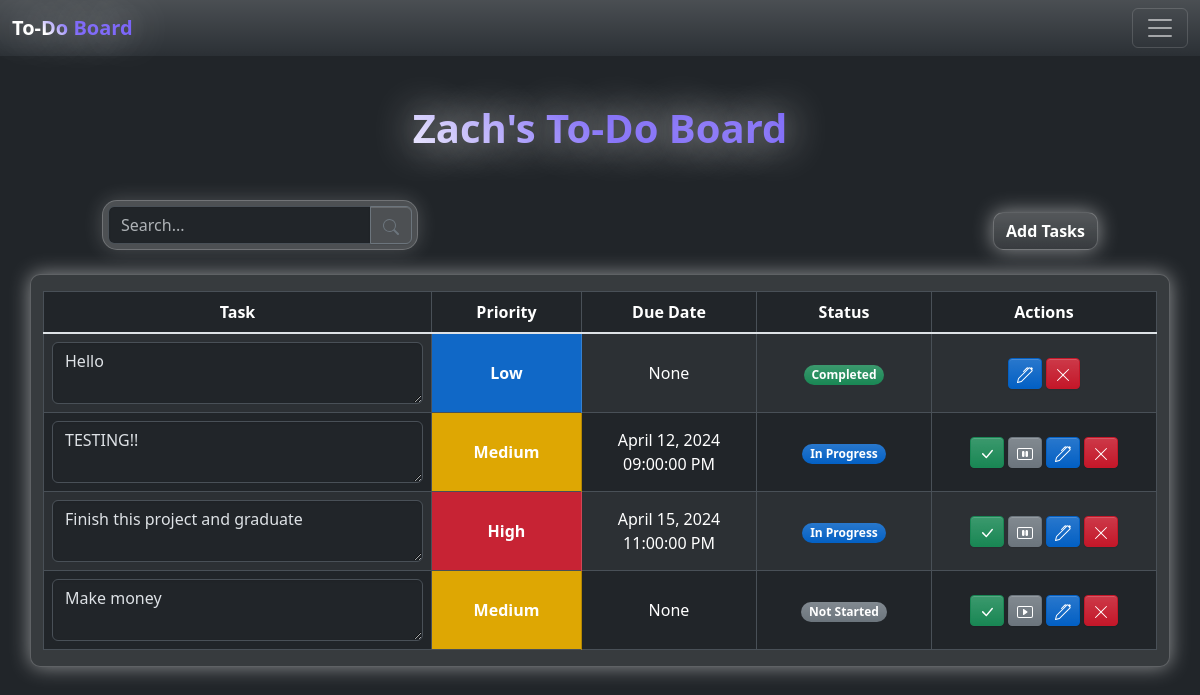
Before: /todo-list (signed in) with the older database file.
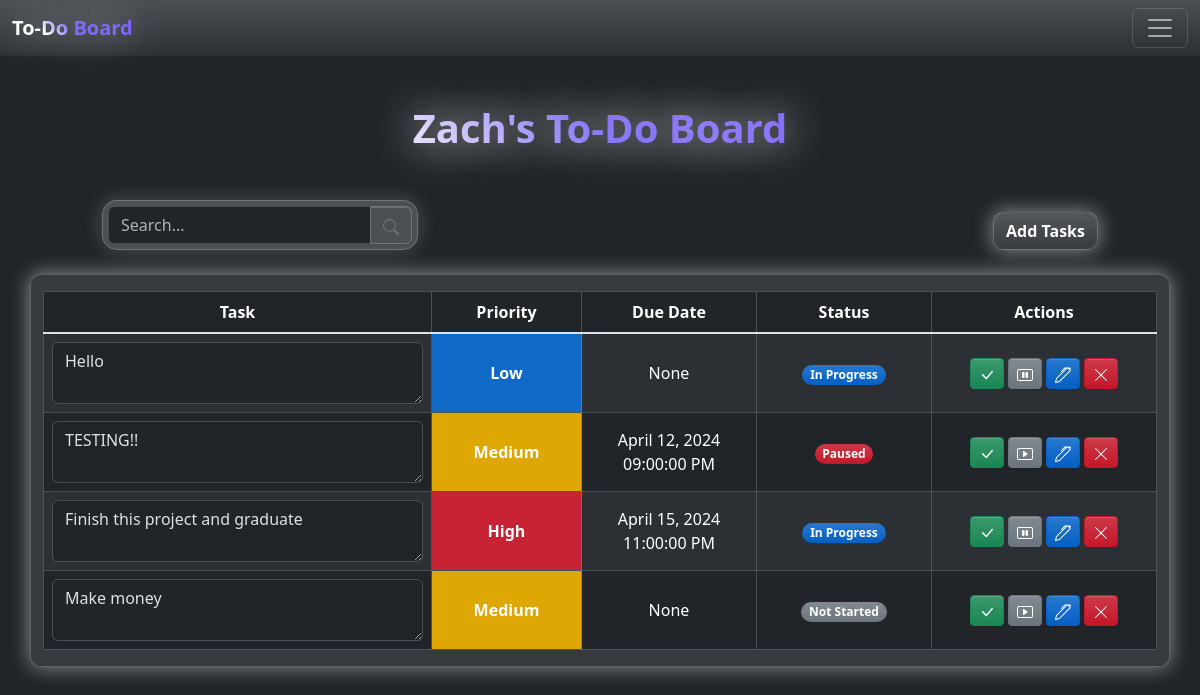
After: the same page with the newer database file.
### Backend/src/models.py (models this page shows, shortened)
class User(db.Model, UserMixin):
    __tablename__ = "users"
    id = Column(Integer, primary_key=True)
    username = Column(String(50), nullable=False)
    email = Column(String(100), unique=True, nullable=False)
    password = Column(String(100), nullable=False)
    created_at = Column(DateTime(timezone=True), server_default=func.now())
    updated_at = Column(DateTime(timezone=True), onupdate=func.now())

class Todo(db.Model):
    __tablename__ = "todos"
    id = Column(Integer, primary_key=True)
    user_id = Column(Integer, ForeignKey("users.id"))  # ForeignKey added here
    task = Column(String(255), nullable=False)
    priority = Column(
        Enum("low", "medium", "high", name="priority_enum"), nullable=False
    )
    due_date = Column(DateTime(timezone=True))  # Optional due_date
    status = Column(
        Enum("Not Started", "In Progress", "Paused", "Completed", name="status_enum"),
        nullable=False,
        default="Not Started",
    )
    created_at = Column(DateTime(timezone=True), server_default=func.now())
    updated_at = Column(DateTime(timezone=True), onupdate=func.now())

### Backend/src/main.py (the view)
@app.route("/todo-list")
@login_required
def todo_list():
    user_todos = (
        Todo.query.filter_by(user_id=current_user.id).order_by(Todo.created_at).all()
    )
    return render_template("todo-list.html", user_todos=user_todos)

### Backend/src/main.py (called while the page is built)
@login_manager.user_loader
def load_user(user_id):
    return User.query.get(int(user_id))

@app.teardown_request
def teardown_request(exception=None):
    db.session.close()

### Frontend/templates/todo-list.html (shortened to what this page needs)
{% extends "base.html" %} {% block content %}
<nav class="navbar bg-body-tertiary">
  <div class="container-fluid">
    <a class="navbar-brand small-gradient-text fw-bold" href="/todo-list"
      >To-Do Board</a
    >
    <button
      class="navbar-toggler dropdown"
      data-bs-toggle="dropdown"
      role="button"
      aria-expanded="false"
      aria-label="Toggle navigation"
    >
      <span class="navbar-toggler-icon"></span>
    </button>
  </div>
</nav>
<h1 class="mt-5 fw-bold text-center small-gradient-text">
  {{ current_user.username | title }}'s To-Do Board
</h1>
<div class="container mt-5 mb-4 me-auto">
  <div class="row d-flex align-items-end me-5 ms-5">
    <div class="col-md-4">
      <div class="input-group search-box">
        <input
          type="text"
          class="form-control"
          aria-label="Search"
          placeholder="Search..."
          id="search"
        />
        <button class="btn btn-outline-secondary" type="button">
          <svg
            xmlns="http://www.w3.org/2000/svg"
            width="16"
            height="16"
            fill="currentColor"
            class="bi bi-search"
            viewBox="0 0 16 16"
          >
            <path
              d="M11.742 10.344a6.5 6.5 0 1 0-1.397 1.398h-.001q.044.06.098.115l3.85 3.85a1 1 0 0 0 1.415-1.414l-3.85-3.85a1 1 0 0 0-.115-.1zM12 6.5a5.5 5.5 0 1 1-11 0 5.5 5.5 0 0 1 11 0"
            />
          </svg>
        </button>
      </div>
    </div>
    <div class="col-md-8 d-flex justify-content-end">
      <button
        type="button"
        class="btn btn-primary fw-semibold table-container"
        data-bs-toggle="modal"
        data-bs-target="#taskModal"
      >
        Add Tasks
      </button>
    </div>
  </div>
</div>
<div class="container table-container">
  <table class="table table-striped table-hover table-bordered mt-3">
    <thead class="text-center">
      <tr>
        <th>Task</th>
        <th class="priority-fixed-width">Priority</th>
        <th class="date-fixed-width">Due Date</th>
        <th class="date-fixed-width">Status</th>
        <th class="actions-fixed-width">Actions</th>
      </tr>
    </thead>
    <tbody class="text-center table-group-divider" id="tablebody">
      {% for todo in user_todos %}
      <tr id="row{{todo.id}}" class="align-middle">
        <td>
          <textarea
            class="form-control col-md-8"
            id="taskTextArea{{todo.id}}"
            rows="2"
            maxlength="255"
            readonly
          >
{{todo.task}}</textarea
          >
        </td>
        {% set priority_class = '' %} {% if todo.priority == 'low' %} {% set
        priority_class = 'table-primary' %} {% elif todo.priority == 'medium' %}
        {% set priority_class = 'table-secondary' %} {% elif todo.priority ==
        'high' %} {% set priority_class = 'table-danger' %} {% endif %}
        <td class="text-capitalize fw-semibold {{ priority_class }} text-white">
          {{ todo.priority }}
        </td>
        {% if todo.due_date %}
        <td>
          {{ todo.due_date.strftime('%B %d, %Y') }}<br />
          {{ todo.due_date.strftime('%I:%M:%S %p') }}
        </td>
        {% else %}
        <td>None</td>
        {% endif %}
        <td>
          {% if todo.status == "Not Started" %}
          <span
            id="statusBadge{{todo.id}}"
            class="badge rounded-pill bg-secondary"
            >{{ todo.status }}</span
          >
          {% elif todo.status == "In Progress" %}
          <span
            id="statusBadge{{todo.id}}"
            class="badge rounded-pill bg-primary"
            >{{ todo.status }}</span
          >
          {% elif todo.status == "Completed" %}
          <span
            id="statusBadge{{todo.id}}"
            class="badge rounded-pill bg-success"
            >{{ todo.status }}</span
          >
          {% elif todo.status == "Paused" %}
          <span id="statusBadge{{todo.id}}" class="badge rounded-pill bg-danger"
            >{{ todo.status }}</span
          >
          {% endif %}
        </td>
        <td>
          {% if todo.status != "Completed" %}
          <button
            class="btn btn-success btn-sm"
            data-todo-id="{{ todo.id }}"
            id="completeTask{{todo.id}}"
          >
            <svg
              xmlns="http://www.w3.org/2000/svg"
              width="16"
              height="16"
              fill="currentColor"
              class="bi bi-check-lg"
              viewBox="0 0 16 16"
            >
              <path
                d="M12.736 3.97a.733.733 0 0 1 1.047 0c.286.289.29.756.01 1.05L7.88 12.01a.733.733 0 0 1-1.065.02L3.217 8.384a.757.757 0 0 1 0-1.06.733.733 0 0 1 1.047 0l3.052 3.093 5.4-6.425z"
              />
            </svg>
          </button>
          {% if todo.status != "Paused" and todo.status != 'Not Started' %}
          <button
            class="btn btn-secondary btn-sm"
            data-todo-id="{{ todo.id }}"
            id="pauseTask{{todo.id}}"
          >
          </button>
          {% elif todo.status == 'Paused' or todo.status == 'Not Started' %}
          <button
            class="btn btn-secondary btn-sm"
            data-todo-id="{{ todo.id }}"
            id="startTask{{todo.id}}"
          >
          </button>
          {% endif %} {% endif %}
          <button
            class="btn btn-primary btn-sm"
            data-todo-id="{{ todo.id }}"
            id="editTask{{todo.id}}"
          >
          </button>
          <button
            class="btn btn-danger btn-sm"
            data-todo-id="{{ todo.id }}"
            id="deleteTask{{todo.id}}"
          >
            <svg
              xmlns="http://www.w3.org/2000/svg"
              width="16"
              height="16"
              fill="currentColor"
              class="bi bi-x-lg"
              viewBox="0 0 16 16"
            >
              <path
                d="M2.146 2.854a.5.5 0 1 1 .708-.708L8 7.293l5.146-5.147a.5.5 0 0 1 .708.708L8.707 8l5.147 5.146a.5.5 0 0 1-.708.708L8 8.707l-5.146 5.147a.5.5 0 0 1-.708-.708L7.293 8z"
              />
            </svg>
          </button>
        </td>
      </tr>
      {% endfor %}
    </tbody>
  </table>
</div>
{% endblock %}

### Frontend/templates/base.html (shortened to what this page needs)
<!doctype html>
<html lang="en" data-bs-theme="dark">
  <head>
    <link
      rel="stylesheet"
      href="{{ url_for('static', filename='css/styles.css') }}"
    />
  </head>
  <body>
    <main>
      {% block content %} {% endblock %}
    </main>
  </body>
</html>

Changed rows visible on the page:
changed Todo "Low": status "Completed" → "In Progress"
changed Todo "09:00:00 PM": status "In Progress" → "Paused"
